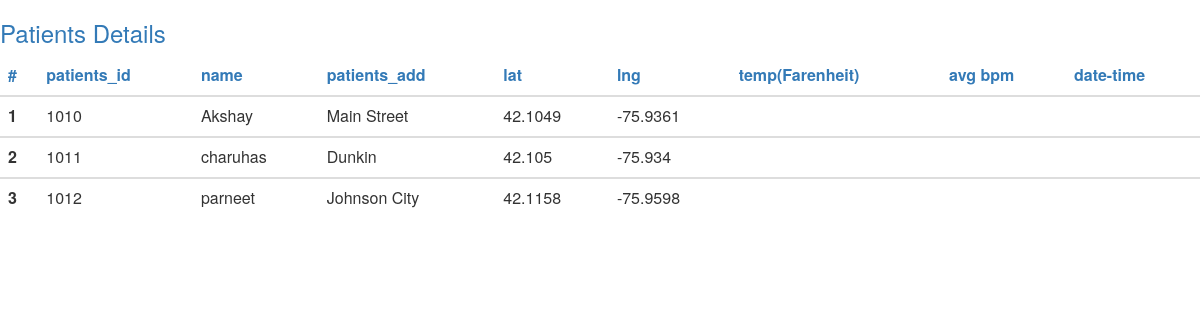
Screenshot of /pat_monitor.php with the database file from the repository.
### tables this page shows
CREATE TABLE `patients` (
  `patients_id` int(11) NOT NULL,
  `name` varchar(100) NOT NULL,
  `patients_add` varchar(100) NOT NULL,
  `lat` float DEFAULT NULL,
  `lng` float DEFAULT NULL,
  `temp` float DEFAULT NULL,
  `bpm` float DEFAULT NULL,
  `a_id` int(11) NOT NULL
);

### pat_monitor.php (the view, shortened to what this page needs)
<html lang="en">
<head>
  <link rel="stylesheet" href="https://maxcdn.bootstrapcdn.com/bootstrap/3.3.7/css/bootstrap.min.css">
</head>
<body>
  <h3 class="text-primary">Patients Details</h3>
<div class=" col-lg-12 content-wrapper">
      <div class="row" id="show">
                    <table class="table table-hover">
                       <thead>
                          <tr class="text-primary">
                             <th>#</th>
                             <th>patients_id</th>
                             <th>name</th>
                             <th>patients_add</th>
                             <th>lat</th>
                             <th>lng</th>
                             <th>temp(Farenheit)</th>
                             <th>avg bpm</th>
                             <th>date-time</th>
                          </tr>
                       </thead>
<?php
include('config.php');
$sql = "select * from patients" ;
$count=1;
$result = mysqli_query($db , $sql);
if (mysqli_num_rows($result) > 0) {
while($row = mysqli_fetch_assoc($result)) { ?>
                        <tbody>
                           <tr>
                              <th scope="row">
                              <?php echo $count; ?>
                              </th>
                              <td>
                              <?php echo $row['patients_id']; ?>
                              </td>
                              <td>
                              <?php echo $row['name']; ?>
                              </td>
                              <td>
                              <?php echo $row['patients_add']; ?>
                              </td>
                              <td>
                              <?php echo $row['lat']; ?>
                              </td>
                              <td>
                              <?php echo $row['lng']; ?>
                              </td>
                              <td>
                              </td>
                              <td>
                              </td>
                              <td>
                              </td>
                           </tr>
                        </tbody>
<?php
$count++;
}
} else {
echo "0 results";
}
?>
      </table>
</div>
</div>
</body>
</html>

### rows the page displays
patients: patients_id "1010", name "Akshay", patients_add "Main Street", lat "42.1049", lng "-75.9361"
patients: patients_id "1011", name "charuhas", patients_add "Dunkin", lat "42.105", lng "-75.934"
patients: patients_id "1012", name "parneet", patients_add "Johnson City", lat "42.1158", lng "-75.9598"
